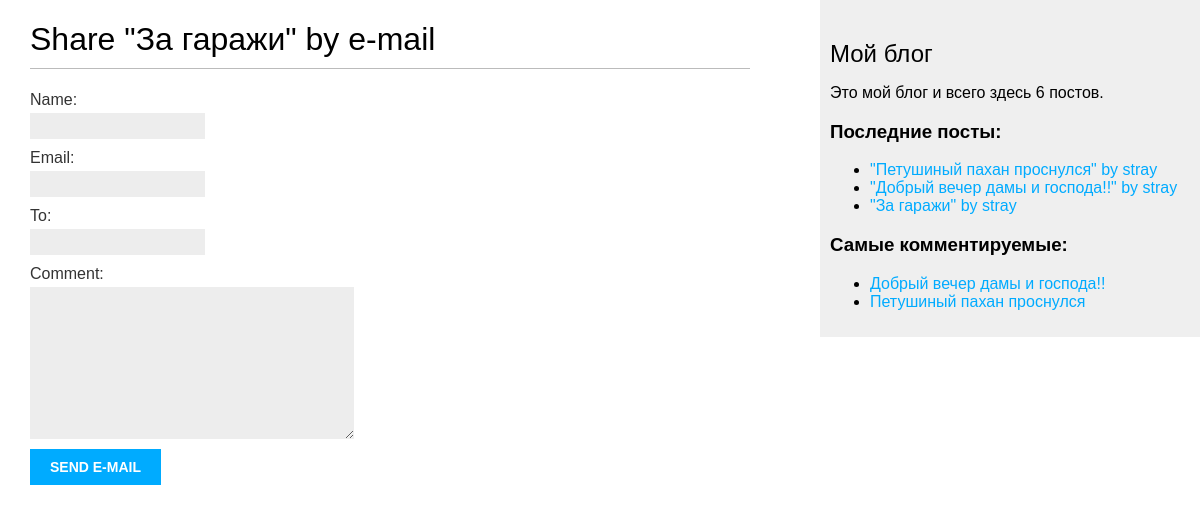
The app's page /blog/5/share/, older data.
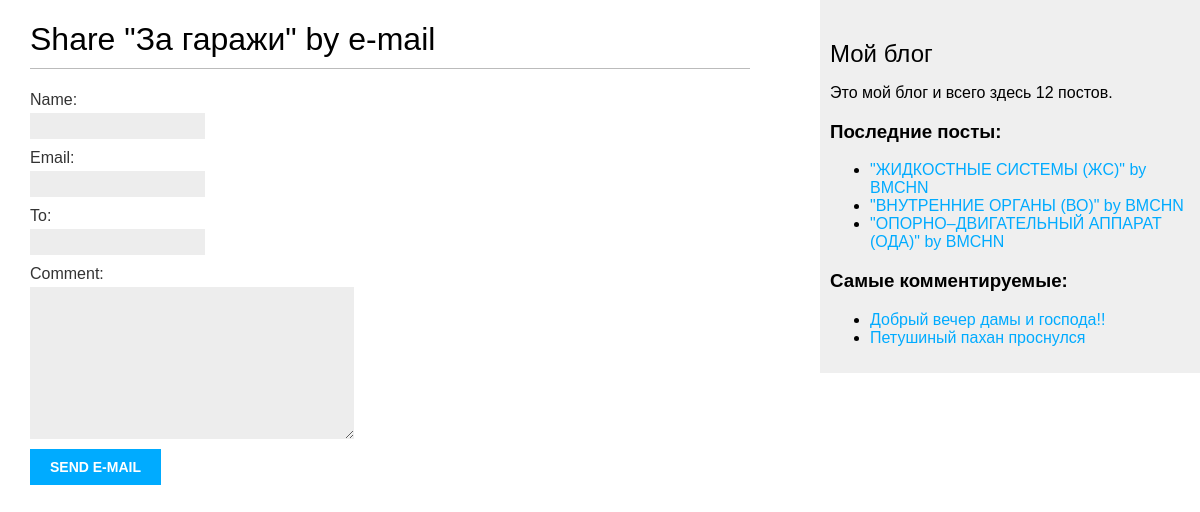
The same page, newer data.
### blog/models.py (models this page shows, shortened)
class Post(models.Model):
    class Status(models.TextChoices):
        DRAFT = 'DF', 'Draft'  # Можно обращаться как Post.Status.choices(both)(like items)/labels(1)/values(DF, PB)
        PUBLISHED = 'PB', 'Published'  # короче эта хуйня это буквально словарь (словарь = key, value)
    title = models.CharField(max_length=250)
    slug = models.SlugField(max_length=250,
                            unique_for_date='publish')  # Сверяет уникальность по Дате
    author = models.ForeignKey(User,
                               on_delete=models.CASCADE,
                               related_name='blog_posts')
    body = models.TextField()
    publish = models.DateTimeField(default=timezone.now)
    created = models.DateTimeField(auto_now_add=True)
    updated = models.DateTimeField(auto_now=True)
    status = models.CharField(max_length=2,
                              choices=Status.choices,
                              default=Status.DRAFT)
    objects = models.Manager()
    published = PublishedManager()
    class Meta:
        ordering = ['-publish']  # сортирован по паблишу (время публикации поста), но в обратном порядке (-)
        indexes = [
            models.Index(fields=['-publish'])
        ]
    def get_absolute_url(self):
        return reverse('blog:post_detail', args=[self.publish.year, self.publish.month, self.publish.day, self.slug])
    tags = TaggableManager()

### blog/views.py (the view)
# urls.py: path('<int:post_id>/share/', views.post_share, name='post_share'),
def post_share(request, post_id):  # запрос и id поста
    post = get_object_or_404(Post,
                             id=post_id,
                             status=Post.Status.PUBLISHED)  # извлечегие из БД поста по id и published
    sent = False
    if request.method == 'POST':  # POST -> форма отправлена на обработку
        form = EmailPostForm(request.POST)  # обработка данных, введенных пользователем
        if form.is_valid():  # формы введены корректно
            cd = form.cleaned_data  # получение очищенных данных из формы (словарь полей формы и их значений)
            post_url = request.build_absolute_uri(post.get_absolute_url())
            subject = f"{cd['name']} recommends you read " \
                      f"{post.title}"
            message = f"Read {post.title} at {post_url}\n\n" \
                      f"{cd['name']}\'s comments: {cd['comment']}"
            send_mail(subject, message, 'ganichevkirill9@gmail.com',
                      [cd['to']])
            sent = True
    else:  # GET -> пользователь получил форму и должен ее заполнить -> она должна быть пустой
        form = EmailPostForm()
    return render(request,  # рендерит шаблон с передачей поста и экземпляра формы
                  'blog/post/share.html',
                  {'post': post,
                   'form': form,
                   'sent': sent})

### blog/forms.py
class EmailPostForm(forms.Form):
    name = forms.CharField(max_length=25)
    email = forms.EmailField()
    to = forms.EmailField()
    comment = forms.CharField(required=False,  # значит что заполнять необязательно
                              widget=forms.Textarea)  # like <input type='textarea'>

### blog/models.py (called while the page is built)
    def get_queryset(self):
        return super().get_queryset().filter(status=Post.Status.PUBLISHED)

### blog/templatetags/blog_tags.py (called while the page is built)
@register.simple_tag  # регистрирует функцию как простой тег шаблона
def total_posts():
    return Post.published.count()

@register.inclusion_tag('blog/post/latest_posts.html')
def show_latest_posts(count=3):  # Последние count постов
    latest_posts = Post.published.order_by('-publish')[:count]
    return {'latest_posts': latest_posts}  # отправляем данную хуйнюшку на latest_posts.html, как в render`е

@register.simple_tag
def get_most_commented_posts(count=3):
    return Post.published.annotate(
        total_comments=Count('comments')
    ).exclude(total_comments=0).order_by('-total_comments')[:count]

### blog/templates/blog/post/share.html (shortened to what this page needs)
{% extends "blog/base.html" %}
{% block content %}
  {% if sent %}
    <h1>E-mail successfully sent</h1>
    <p>
      "{{ post.title }}" was successfully sent to {{ form.cleaned_data.to }}.
    </p>
  {% else %}
    <h1>Share "{{ post.title }}" by e-mail</h1>
    <form method="post">
      {{ form.as_p }}
      <input type="submit" value="Send e-mail">
    </form>
  {% endif %}
{% endblock %}

### blog/templates/blog/base.html (shortened to what this page needs)
{% load blog_tags %}
{% load static %}
<!DOCTYPE html>
<html>
<head>
  <link href="{% static 'css/blog.css' %}" rel="stylesheet">
</head>
<body>
  <div id="content">
    {% block content %}
    {% endblock %}
  </div>
  <div id="sidebar">
    <h2>Мой блог</h2>
    <p>Это мой блог и всего здесь {% total_posts %} постов.</p>
    <h3>Последние посты:</h3>
    {% show_latest_posts %}
    <h3>Самые комментируемые:</h3>
    {% get_most_commented_posts as most_commented_posts %}
    <ul>
      {% for post in most_commented_posts %}
        <li>
          <a href="{{ post.get_absolute_url }}">{{ post.title }}</a>
        </li>
      {% endfor %}
    </ul>
  </div>
</body>
</html>

### blog/templates/blog/post/latest_posts.html
<ul>
  {% for post in latest_posts %}
    <li>
      <a href="{{ post.get_absolute_url }}">
        "{{ post.title }}" by {{ post.author }}
      </a>
    </li>
  {% endfor %}
</ul>

Row changes from the older to the newer data that the page shows:
no longer on one of the page's lists (row unchanged): Post: title "За гаражи", author "stray"
no longer on one of the page's lists (row unchanged): Post: title "Добрый вечер дамы и господа!!", author "stray"
no longer on one of the page's lists (row unchanged): Post: title "Петушиный пахан проснулся", author "stray"
added Post: title "ЖИДКОСТНЫЕ СИСТЕМЫ (ЖС)", author "BMCHN", shown under "Последние посты:"
added Post: title "ВНУТРЕННИЕ ОРГАНЫ (ВО)", author "BMCHN", shown under "Последние посты:"
added Post: title "ОПОРНО–ДВИГАТЕЛЬНЫЙ АППАРАТ (ОДА)", author "BMCHN", shown under "Последние посты:"
Text that changed along with them:
text no longer shown: "6"
text now shown: "12"
